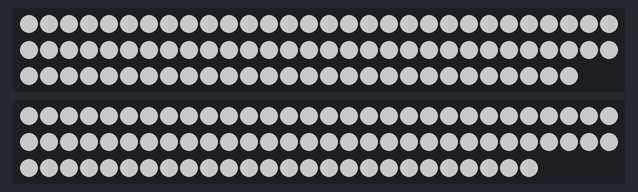
This sketch was run on a simulated Arduino Uno, built with avr-gcc and run on an emulated ATmega328P. Parts: 88 RGB LEDs in strip order, left to right, continuing on the next row, 86 RGB LEDs in strip order, left to right, continuing on the next row. Dim RGB values are drawn brighter than linear.

Above: at 0.1 s.

The sketch:

Light_Bar.ino
```cpp
#include <FastLED.h>
#define DATA_PIN  3
#define DATA_PIN2 4
#define LED_TYPE    WS2812B
#define COLOR_ORDER GRB
#define NUM_LEDS1   88
#define NUM_LEDS2   86
#define BRIGHTNESS         100
#define FRAMES_PER_SECOND  60
CRGB strip1 [NUM_LEDS1];
CRGB strip2 [NUM_LEDS2];


int trsh = 420 + 20; //Set minimum threshold for LED lit
//Max is 810, increments by 4
int sensorvalue = 0;
float EMA_a = 0.6;
int EMA_S = 0;


void setup() {
  Serial.begin(9600);
  pinMode(1, INPUT);
  FastLED.addLeds<LED_TYPE, DATA_PIN, COLOR_ORDER>(strip1, NUM_LEDS1).setCorrection(TypicalLEDStrip);
  FastLED.addLeds<LED_TYPE, DATA_PIN2, COLOR_ORDER>(strip2, NUM_LEDS2).setCorrection(TypicalLEDStrip);
  FastLED.setBrightness(BRIGHTNESS);
}


void loop(){
  for (int i = 0; i < NUM_LEDS1; ++i) {
    // strip1[i] = CRGB(0,213,255);
    strip1[i] = CRGB::White;
  }
  for (int i = 0; i < NUM_LEDS2; ++i){
    // strip2 [i]=CRGB(255, 0, 128);
    strip2[i] = CRGB::White;
  }
  FastLED.show();
  FastLED.delay(1000 / FRAMES_PER_SECOND);
}
```
